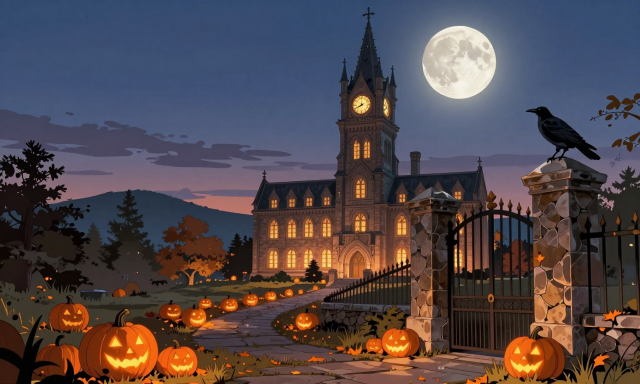
#> input picture art/title/title-bg.png, 1280 x 768 px (shown at 1/2 size)
$ python make_title.py
#> lines starting #> are read from the running program, lines starting #| are printed output that depends on the picture
#!/usr/bin/env python3
"""Compose the title screen: art/title/title-bg.png plus the lettering.

The background is a textless 1280x768 image made like the other CGs (gen_cg_placeholders.py
CG-title). The lettering is drawn at the same size, so downscaling it in convert_cgs.py gives
smooth text at 320x192. Writes art/cg-placeholders/CG-title.png; run convert_cgs.py CG-title next.

  python script/tools/make_title.py
"""
import sys
from pathlib import Path

from PIL import Image, ImageDraw, ImageFont

REPO_ROOT = Path(__file__).resolve().parents[2]
BACKGROUND = REPO_ROOT / "art" / "title" / "title-bg.png"
OUTPUT = REPO_ROOT / "art" / "cg-placeholders" / "CG-title.png"
FONT = "georgiab.ttf"
FONT_FALLBACK = "timesbd.ttf"

CREAM = (255, 238, 190)
ORANGE = (255, 168, 48)
OUTLINE = (22, 12, 40)

# (text, pixel height at 1280x768, top y, fill). The block is left aligned at X.
X = 48
LINES = [
    ("Memories of", 50, 30, CREAM),
    ("Ravenwood", 96, 78, ORANGE),
    ("College", 96, 178, ORANGE),
    ("by Hardhat", 44, 296, CREAM),
]
OUTLINE_WIDTH = 8


def load_font(size):
    for name in (FONT, FONT_FALLBACK):
        try:
            return ImageFont.truetype(name, size)
        except OSError:
            continue
    raise SystemExit(f"neither {FONT} nor {FONT_FALLBACK} is installed")


def main():
    with Image.open(BACKGROUND) as src:
#> src is the input picture: PIL image 1280x768 RGB; mean R, G, B 81.8, 71.2, 75.5
        img = src.convert("RGB")
    if img.size != (1280, 768):
        print(f"Error: {BACKGROUND} is {img.size}, expected 1280x768", file=sys.stderr)
        return 1
    draw = ImageDraw.Draw(img)
    for text, size, y, fill in LINES:
        draw.text((X, y), text, font=load_font(size), fill=fill,
                  stroke_width=OUTLINE_WIDTH, stroke_fill=OUTLINE)
    img.save(OUTPUT)
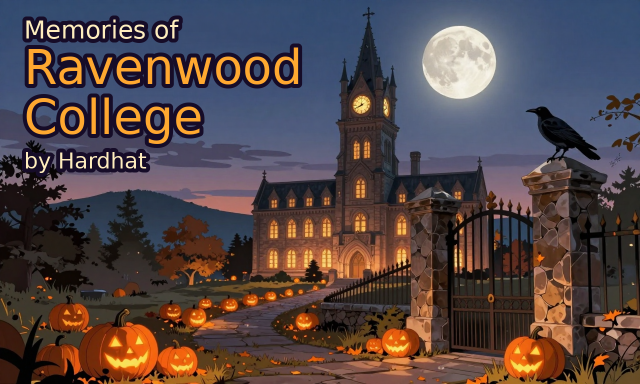
#> saved as CG-title.png: PIL image 1280x768 RGB (shown at 1/2 size); mean R, G, B 83.9, 69.8, 70.4
    print(f"Wrote {OUTPUT}")
    return 0


if __name__ == "__main__":
    sys.exit(main())
#> (the program exits here)
